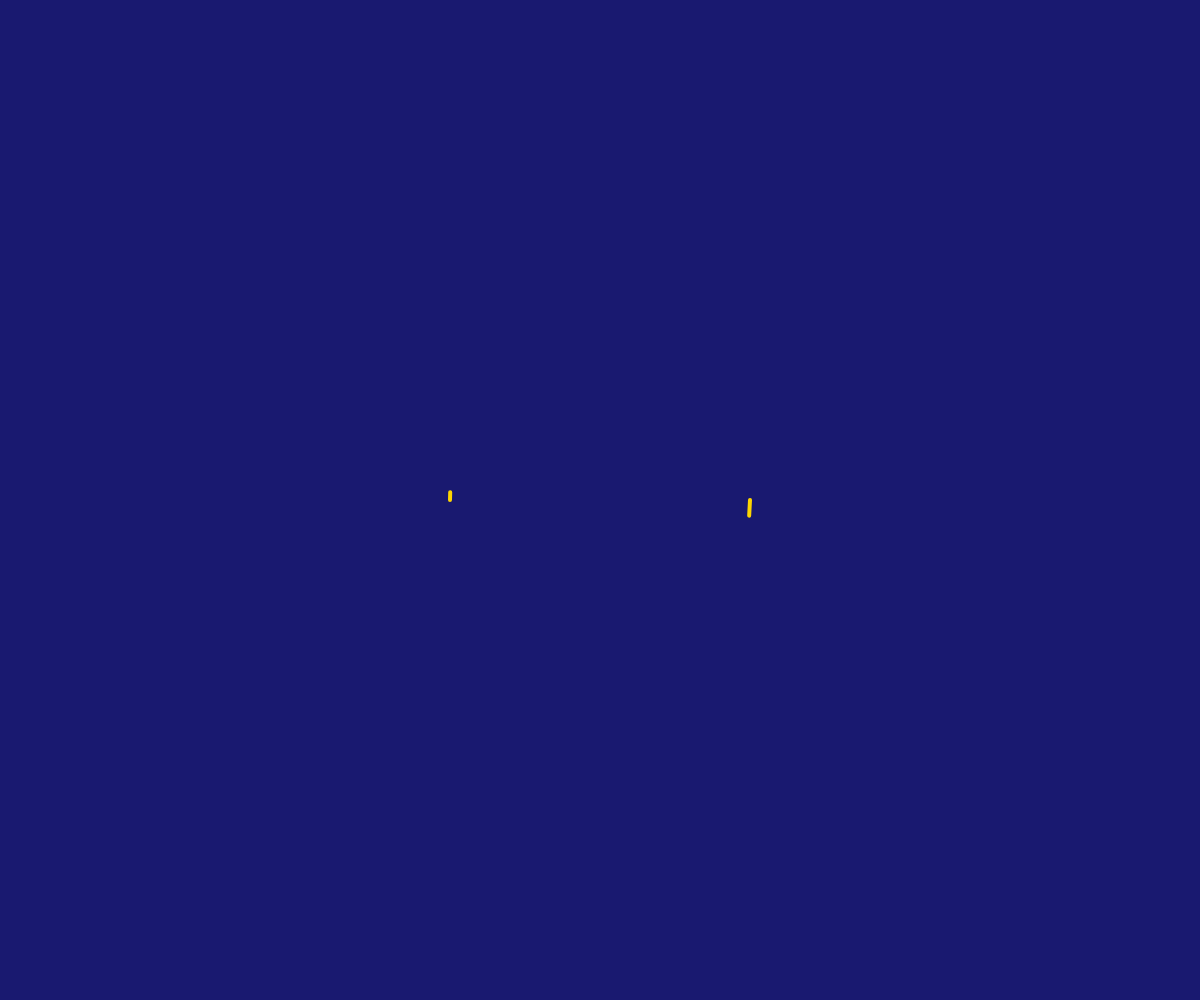
Frame 1 (no input)
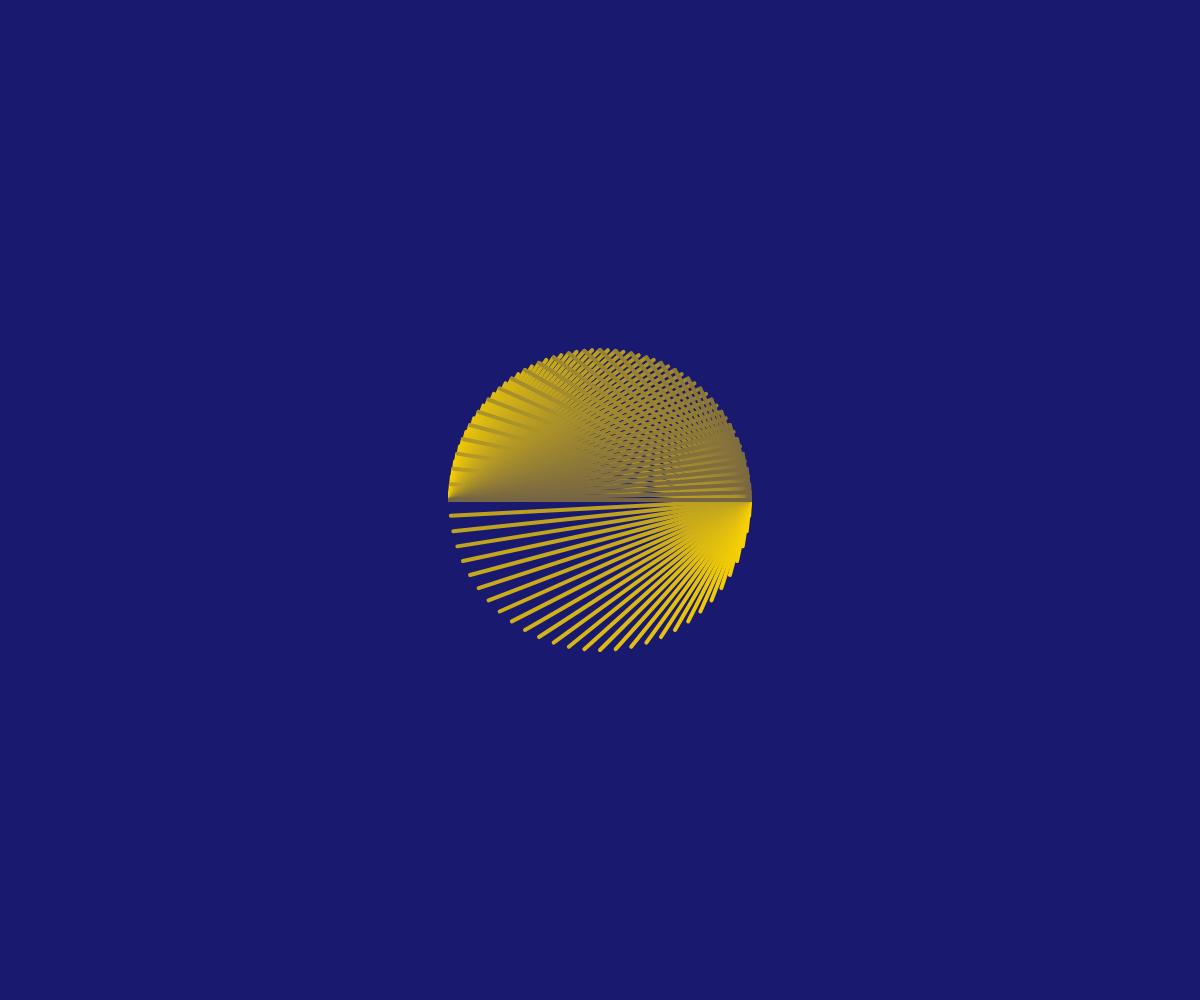
Frame 60 (no input)
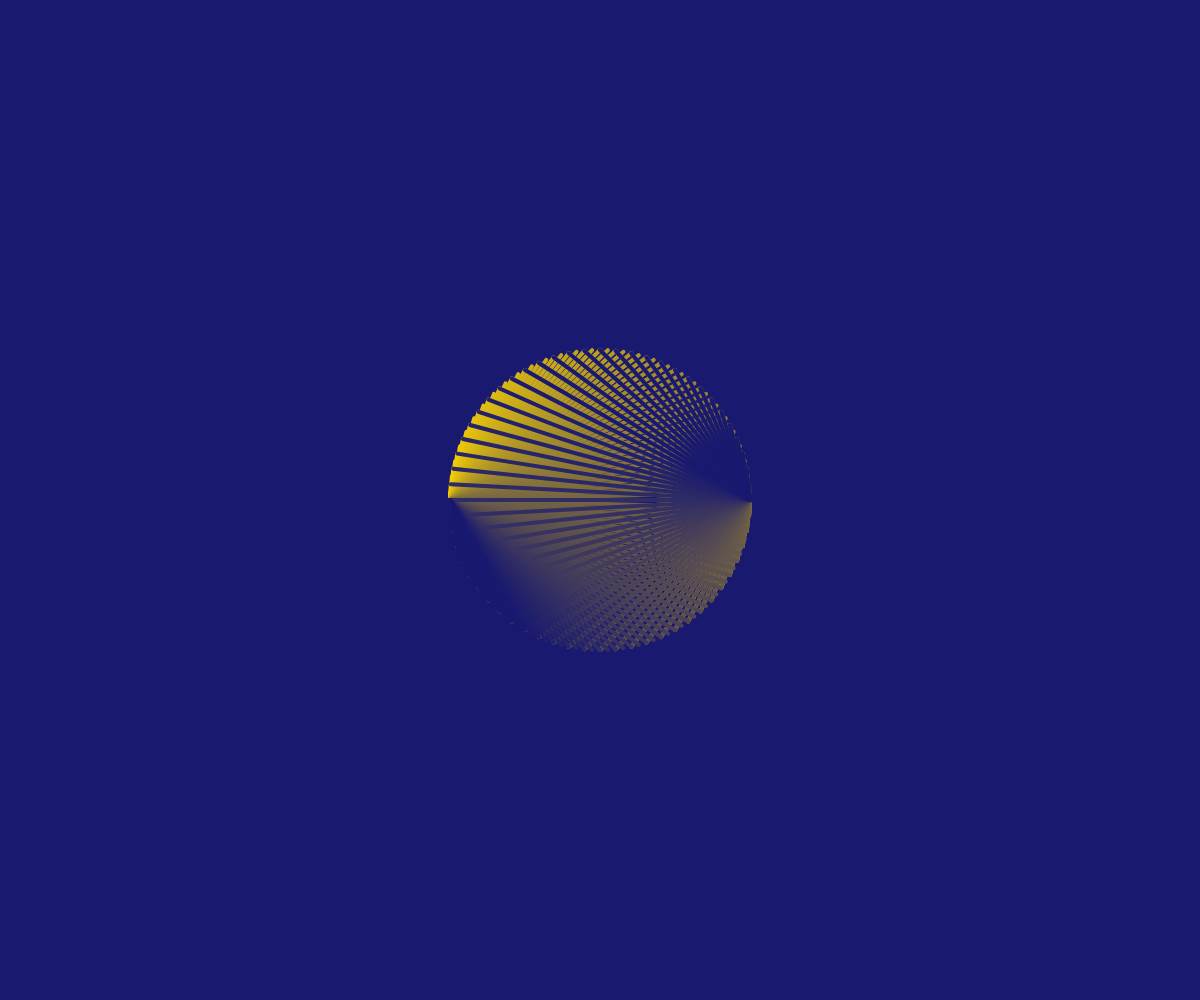
Frame 120 (the mouse pressed at the canvas centre since frame 60)

The p5.js sketch that drew these frames (run headless with seeded random() and noise() and a simulated clock; from frame 60 on, the mouse is pressed at the canvas centre):

// p5.js sketch
// ── sketch.js
function preload(){
  // put preload code here
}

function setup() {
  createCanvas (windowWidth, windowHeight);
  background(25, 25, 112);
  angleMode(DEGREES);
  rectMode(CENTER);
  frameRate(35);
}

function draw() {
  var r = 150

  translate(width/2, height/2);

// figura centrale
if (frameCount < 300) {
  stroke(lerpColor(color(255,215, 0), color(25, 25, 112),frameCount/100));
  strokeWeight(4);

  line(r, 0, r*cos(frameCount*6), r*sin(frameCount*6));
  line(-r, 0, r*-cos(frameCount*3), r*-sin(frameCount*3));
}

// figure ipnotiche
noFill();
strokeWeight(1);

if (frameCount > 300 && frameCount < 360) {
  stroke(255, 5, 0);
  ellipse(0, 0, r*sin(frameCount*3), r);
}

// cambio colore sfondo
if (frameCount == 360){
    background(255, 5, 0);
}

if (frameCount > 360 && frameCount < 420){
  stroke(255, 215, 0)
  rect(0, 0, r*cos(frameCount*3), r*cos(frameCount*3));
    }

if (frameCount == 420){
    background(255, 215, 0);
    }

if (frameCount > 420 && frameCount < 500){
  stroke(255, 5, 0)
  ellipse(0, 0, r, r*sin(frameCount*3));
}

if (frameCount == 500){
    background(255, 5, 0);
    }

if (frameCount > 500 && frameCount < 650){
  push();
  strokeWeight(3)
    stroke(240, 100, 150);
    line(0, r, r*cos(frameCount*3), r*sin(frameCount*3));
  pop();
  }

if (frameCount > 650 && frameCount < 800) {
      stroke(255, 215, 0);

      rotate(frameCount*3);
      rect(0, 0, sin(100-frameCount)*r*2, sin(100-frameCount)*r*2, 50);
      //rect(0, 0, 300*sin(r-frameCount), 300*sin(r-frameCount), 50);
    }

else if (frameCount == 1000){
    noLoop();
  }
}
